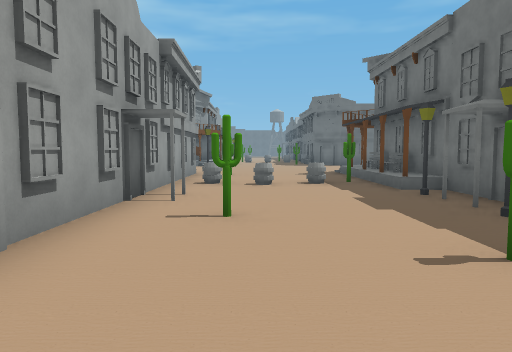
[1] (above)

24 first-person views from a walk through a level from a Godot 3-D game. The camera is 1.4 m above the floor, tilts 4° down and sees 70° across. The floor is counted in squares, 2 m on a side. Each view is taken from the middle of a square. On the plan, view 1 faces up. The plan holds only what a view shows up to about 11 squares ahead; the rest is blank. The place goes on beyond the plan.

[2]
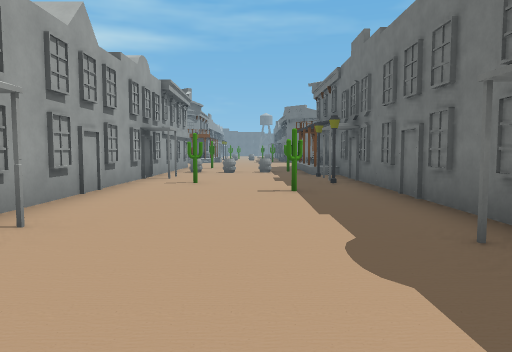

[3]
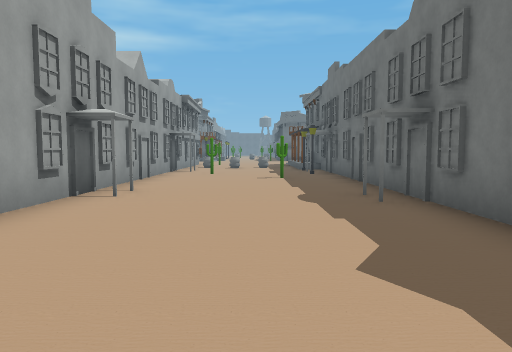

[4]
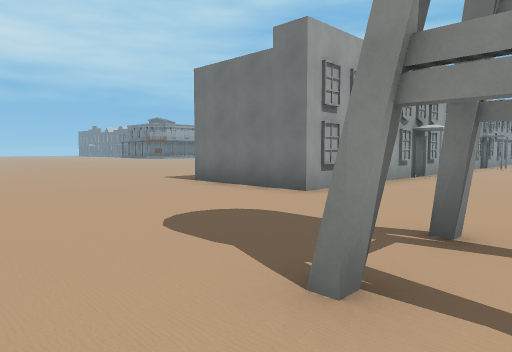

[5]
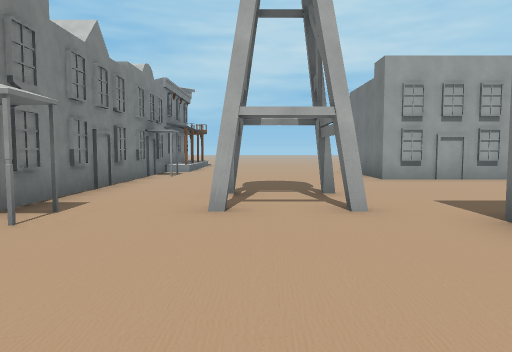

[6]
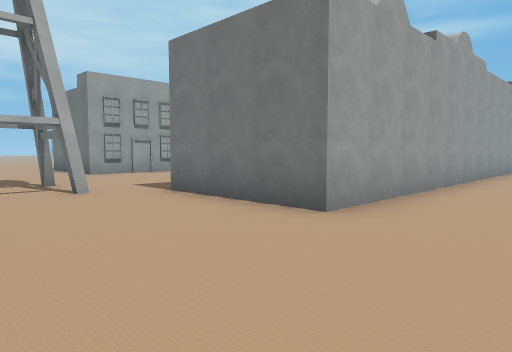

[7]
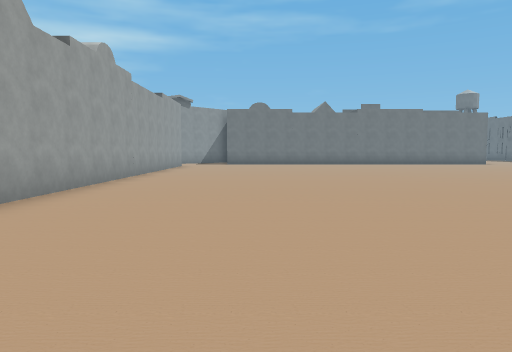

[8]
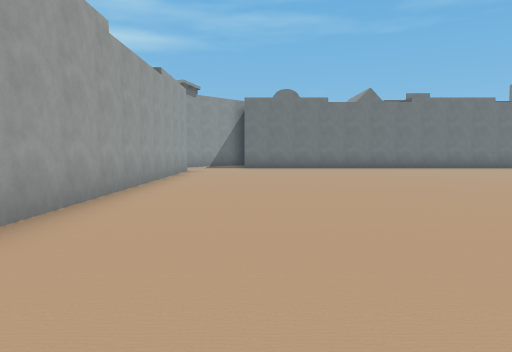

[9]
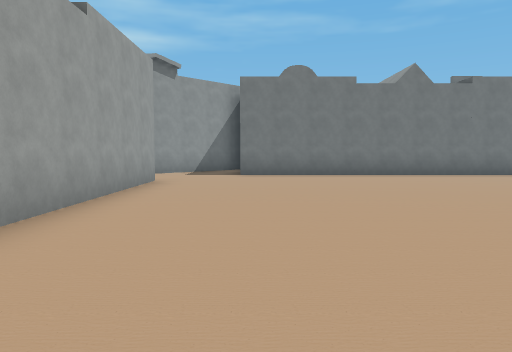

[10]
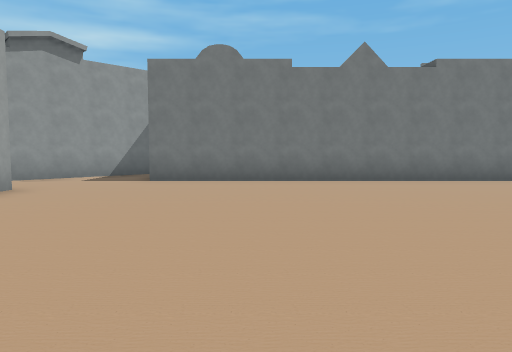

[11]
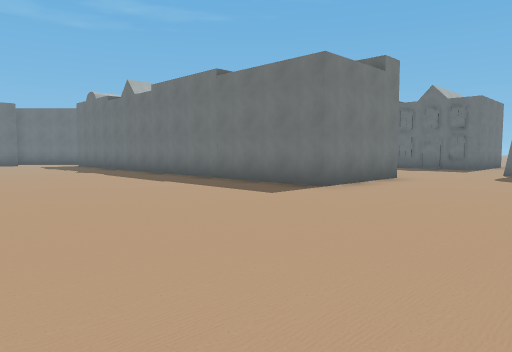

[12]
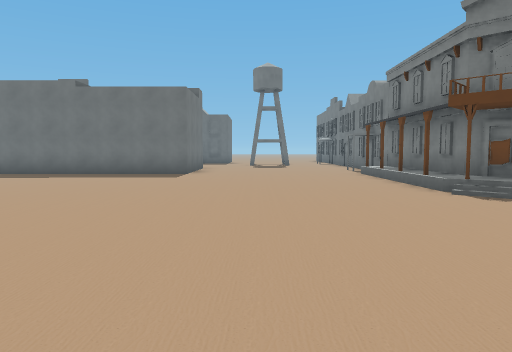

[13]
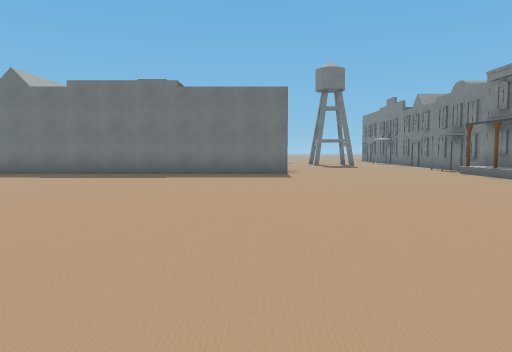

[14]
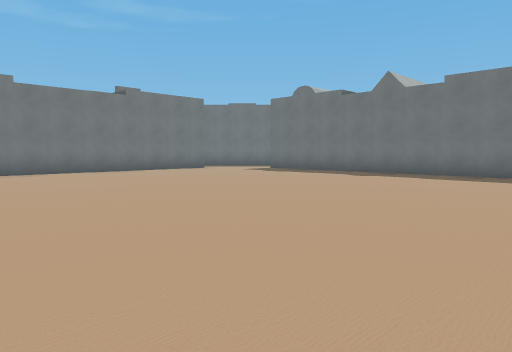

[15]
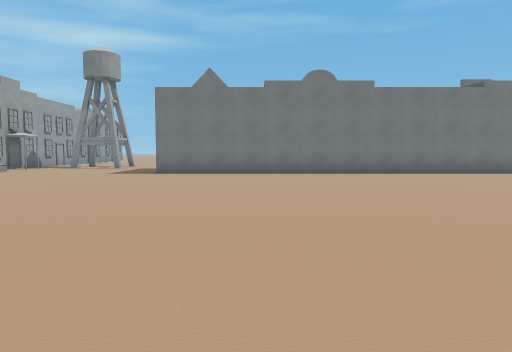

[16]
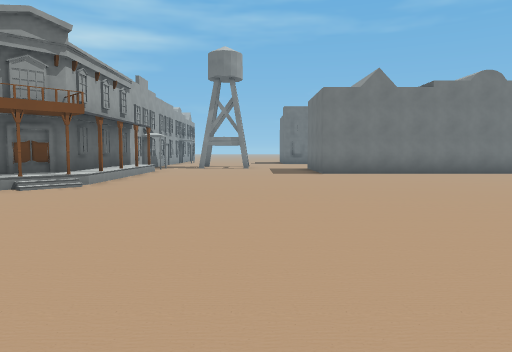

[17]
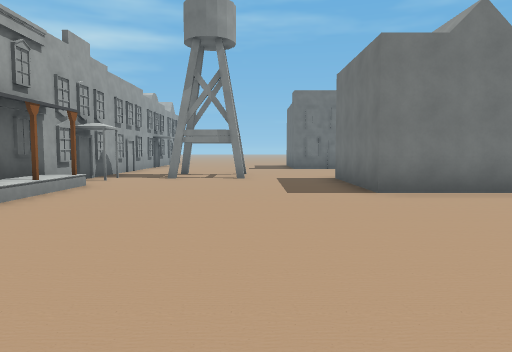

[18]
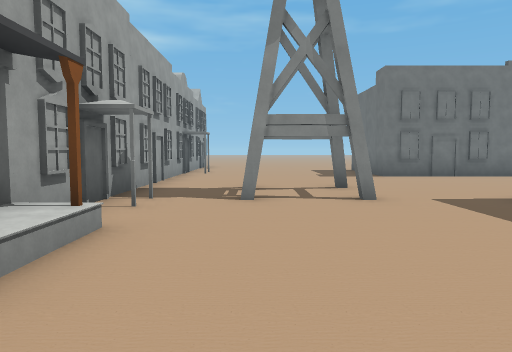

[19]
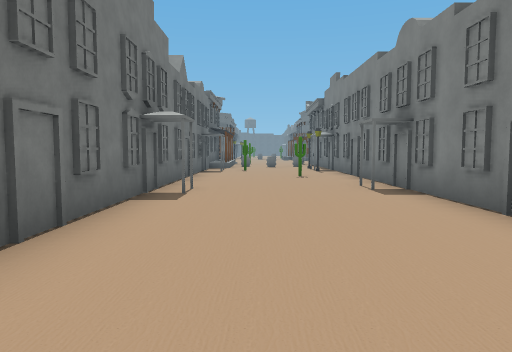

[20]
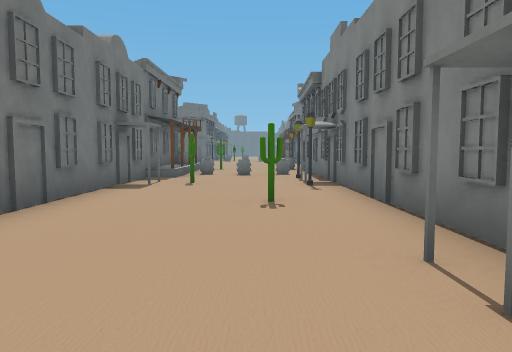

[21]
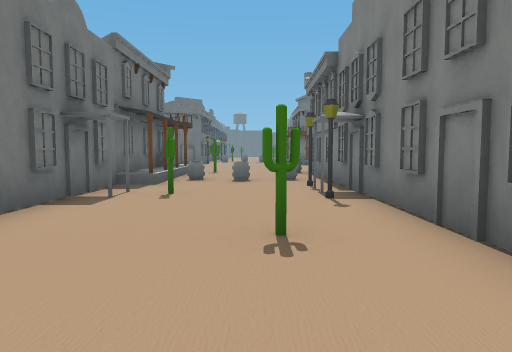

[22]
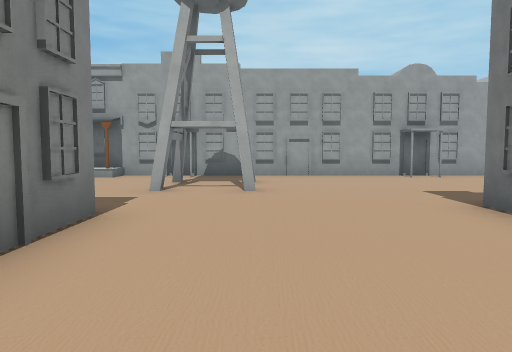

[23]
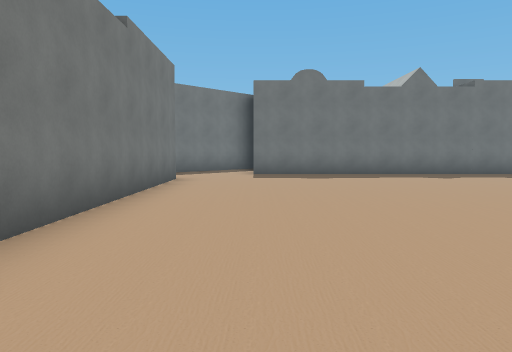

[24]
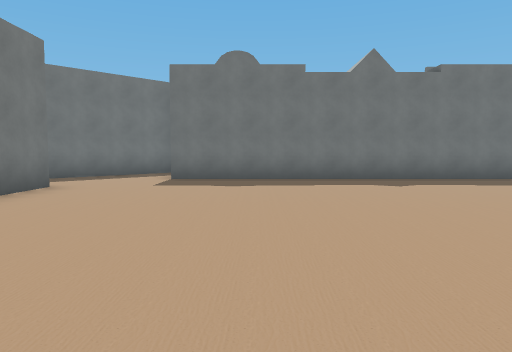

### Floor plan
Key: @ floor where view 1 was taken; # wall or solid block; . main floor; : floor 0.5 m higher than the main floor; D closed door; = window, fence, low wall or low ledge; C cactus; O other object.
Columns run from 27 left of view 1 to 17 right of it. Each row starts with its distance up from view 1.
 18  D.... #
 17  #.....####DD#DD##D####
 16  #.........##.......#O#
 15  D................C..O..
 14  #.#.#.........C.....O..
 13  #...............###.O..
 12  D=#.#.#DD##D##D###D####
 11  #.....#              ## #O...:D  ##
 10  #.....#              ####....## ##.
  9  #.....##############..###....# ##..#########
  8  #......................##OOOC#  ............
  7 ##....................#  #....#  ...........
  6 DD....................#  D#...#  #.........
  5 D#....................#  D#...D  #..........
  4  .....................#  #.C..## #..........
  3  .....................#  #.....###.........
  2   ....................#  D...CD# #.........
  1    ...................#  #....D# #...........
  0    ...................#  #.@...###...........
 -1     ...  .............#  D....D# #..........
 -2      .    ............#  #....D# #..........
 -3            ...........#  #.....###.........
 -4             ..........#  #.....  #........
 -5            ...........#  #....D# #........
 -6             ..........####.....###.......
 -7             ............................
 -8            .................#.#.........
 -9             ...........................
-10              .........................
-11                ...##.####.....##.
-12                  DD#####D##D##D
-13                  #

Where each view was taken, in squares from view 1:
view 1: 0 up, 0 right, facing up
view 2: 4 down, 1 right, facing up
view 3: 7 down, 1 right, facing up
view 4: 11 down, 2 right, facing up-left
view 5: 9 down, 7 right, facing left
view 6: 10 down, 9 right, facing up-left
view 7: 10 down, 10 right, facing up
view 8: 6 down, 9 right, facing up
view 9: 2 down, 9 right, facing up
view 10: 0 up, 11 right, facing up
view 11: 10 down, 11 left, facing up-right
view 12: 8 down, 16 left, facing right
view 13: 5 down, 16 left, facing right
view 14: 3 down, 16 left, facing up-right
view 15: 2 down, 17 left, facing up
view 16: 2 down, 22 left, facing up
view 17: 3 up, 22 left, facing up
view 18: 7 up, 24 left, facing up
view 19: 15 up, 22 left, facing right
view 20: 14 up, 17 left, facing right
view 21: 14 up, 15 left, facing right
view 22: 14 up, 16 left, facing left
view 23: 7 up, 16 left, facing right
view 24: 5 up, 14 left, facing right
